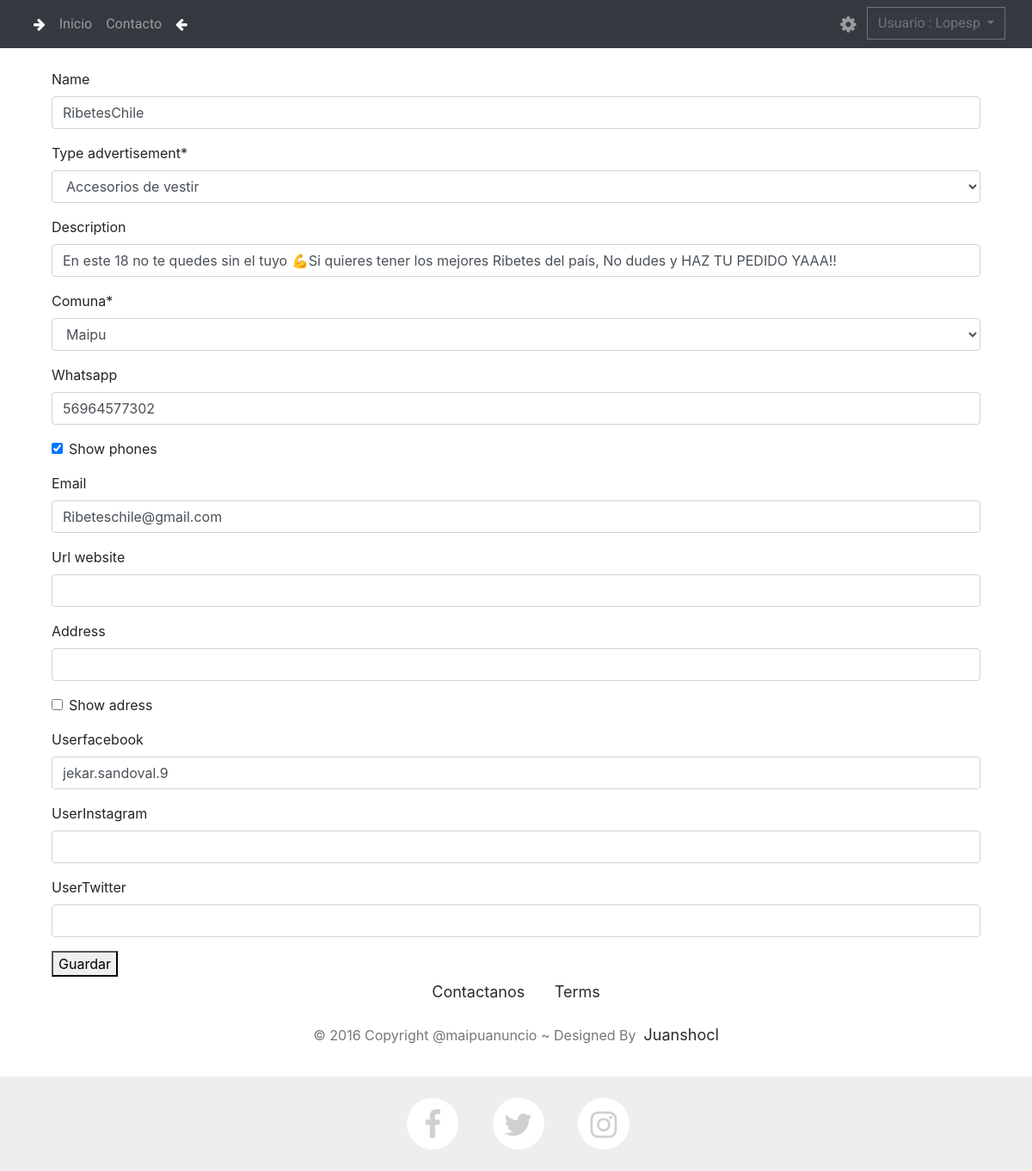
/publish/update/926ca9d637b143dc953b4ceeef01b89f (signed in), run on the app's committed database.
### publish/models.py (models this page shows, shortened)
class advertisement(models.Model):
    id = models.UUIDField(primary_key=True, default=uuid.uuid4, editable=False)
    User = models.ForeignKey(User, on_delete=models.CASCADE, default=None)
    name = models.CharField(default = None, max_length=50, blank=True  )
    Type_advertisement = models.ForeignKey(typeA, on_delete=models.CASCADE, default=None)
    description  = models.CharField(max_length=200, default=None, blank=True  )
    Userfacebook = models.CharField(default = None, max_length=50, blank=True  )
    UserInstagram = models.CharField(default = None, max_length=50, blank=True  )
    UserTwitter = models.CharField(default = None, max_length=50, blank=True  )
    comuna = models.ForeignKey(comuna, on_delete=models.CASCADE, default = None)
    whatsapp = models.CharField(max_length=11, default=None, blank=True  )
    show_phones = models.BooleanField(default=False, blank=True  )
    email = models.EmailField(max_length=254, default=None, blank=True  )
    url_website = models.URLField(max_length=200, default=None, blank=True  )
    address = models.CharField(max_length=200, default=None, blank=True  )
    show_adress = models.BooleanField(default=False, blank=True  )
    incorporation_date = models.DateField(auto_now=True)
    state = models.BooleanField(default=False)
    def get_socialNetwork(self):
        return self.Social_network.name
    get_socialNetwork.shot_description = 'Redes Sociales'

### publish/views.py (the view)
# urls.py: path('publish/update/<pk>', login_required(views.pubUpdate.as_view()), name='pubUpdate'),
class pubUpdate(UpdateView):
     model = advertisement
     fields = ['User',
               'name',
               'Type_advertisement',
               'description',
               'comuna',
               'whatsapp',
               'show_phones',
               'email',
               'url_website',
               'address',
               'show_adress',
               'Userfacebook',
               'UserInstagram',
               'UserTwitter']
     template_name = 'publish/publish_form.html'
     success_url = reverse_lazy('pubList')

### publish/models.py (called while the page is built)
    def __str__(self):
        return self.ComunaName

    def __str__(self):
        return self.description

### templates/publish/publish_form.html (shortened to what this page needs)
{% extends "base.html" %}
{% load crispy_forms_tags %}
{% block content %}
<br>
<div class="container">
    <form method='post' enctype="multipart/form-data" >
        {{form.name|as_crispy_field}}
        {{form.Type_advertisement|as_crispy_field}}
        {{form.description|as_crispy_field}}
        {{form.comuna|as_crispy_field}}
        {{form.whatsapp|as_crispy_field}}
        {{form.show_phones|as_crispy_field}}
        {{form.email|as_crispy_field}}
        {{form.url_website|as_crispy_field}}
        {{form.address|as_crispy_field}}
        {{form.show_adress|as_crispy_field}}
        {{form.Userfacebook|as_crispy_field}}
        {{form.UserInstagram|as_crispy_field}}
        {{form.UserTwitter|as_crispy_field}}
        <button type="submit">Guardar</button>
    </form>
</div>
{% endblock %}

### templates/base.html (shortened to what this page needs)
<!DOCTYPE html>
{% load static%}
<html>
<head>
    <link rel="stylesheet" href="https://cdnjs.cloudflare.com/ajax/libs/twitter-bootstrap/4.1.3/css/bootstrap.min.css">
    <link rel="stylesheet" href="https://cdnjs.cloudflare.com/ajax/libs/font-awesome/4.7.0/css/font-awesome.min.css">
    <link rel="stylesheet" href="https://cdn.datatables.net/1.10.15/css/dataTables.bootstrap.min.css">
    <link rel="stylesheet" href="{% static 'css/styles.min.css' %} ">
    <link rel="stylesheet" type="text/css" href="https://cdn.datatables.net/1.10.21/css/jquery.dataTables.min.css">
</head>
<body>
    <nav class="navbar navbar-dark navbar-expand-md sticky-top bg-dark">
        <div class="container-fluid">
            <div class="collapse navbar-collapse" id="navcol-1">
                <ul class="nav navbar-nav flex-grow-1">
                    <li class="nav-item" role="presentation"><a class="nav-link active"><i
                                class="fa fa-arrow-right"></i></a></li>
                    <li class="nav-item" role="presentation"><a class="nav-link scroll" href="{% url 'index' %}"
                            style="font-family: ABeeZee, sans-serif;">Inicio</a></li>
                    <li class="nav-item" role="presentation"><a class="nav-link" href="mailto:maipuanuncio@gmail.com?subject=Quisiera%20publicar%20con%20ustedes"
                            style="font-family: ABeeZee, sans-serif;">Contacto</a></li>
                    <li class="nav-item" role="presentation"><a class="nav-link active"><i
                                class="fa fa-arrow-left"></i></a></li>
                </ul>
                    <ul class="nav navbar-nav flex-row justify-content-between ml-auto">
                    <li class="nav-item order-2 order-md-1"><a href="#" class="nav-link" title="settings"><i class="fa fa-cog fa-fw fa-lg"></i></a></li>
                    <li class="dropdown order-1">
                        <button type="button" id="dropdownMenu1" data-toggle="dropdown" class="btn btn-outline-secondary dropdown-toggle">
                        {% if user.is_authenticated %}
                            Usuario : {{user.username }}{% comment %} Usuario  {{user.first_name}} {{user.last_name }} {% endcomment %}
                        {% else%}
                        Login
                        {% endif %}
                        </button>
                    </li>
                </ul>
            </div>
        </div>
    </nav>
    <div class="container">
    {% block content %}
    {% endblock content %}
    </div>
    <footer id="myFooter" style="padding:0px;">
        <div class="container-fluid">
            <div class="row text-center">
                <div class="col-12">
                    <ul class="list-unstyled">
                        <li><a href="mailto:maipuanuncio@gmail.com?subject=Quisiera%20publicar%20con%20ustedes">Contactanos</a></li>
                        <li><a href="#">Terms</a></li>
                    </ul>
                    <p class="footer-copyright">© 2016 Copyright @maipuanuncio ~ Designed By &nbsp;<a href="https://bit.ly/33HsRQ8">Juanshocl</a></p>
                </div>
                <div class="col footer-social">
                <a href="https://www.facebook.com/maipuanuncio" target="_blank"  class="social-icons">
                <i class="fa fa-facebook"></i></a>
                <a href="https://twitter.com/maipuanuncio" target="_blank"  class="social-icons">
                <i class="fa fa-twitter"></i></a>
                <a href="https://www.instagram.com/maipuanuncio/" target="_blank" class="social-icons">
                <i class="fa fa-instagram"></i></a>
            </div>
        </div>
    </footer>
</body>
</html>

### data on the page
advertisement: name "RibetesChile", Type_advertisement "Accesorios de vestir", description "En este 18 no te quedes sin el tuyo 💪Si quieres tener los mejores Ribetes del país, No dudes y HAZ TU PEDIDO YAAA!!", comuna "Maipu", whatsapp "56964577302", show_phones "☑", email "Ribeteschile@gmail.com", Userfacebook "jekar.sandoval.9"

### other printed values
{{ user.username }} "Lopesp"
